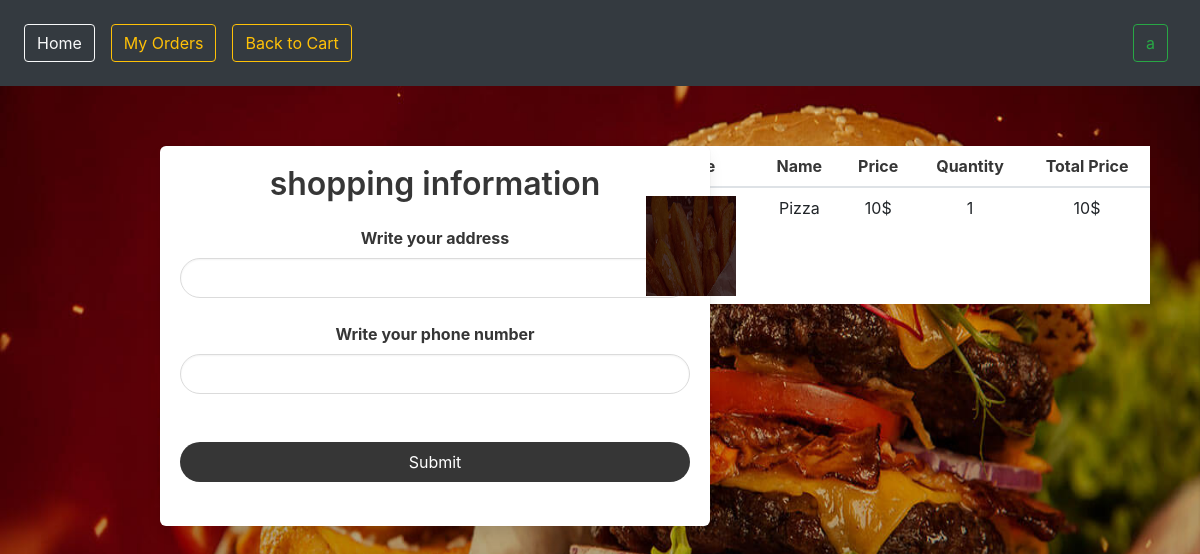
The app's page /cart/order (signed in) with its own data.
### food/models.py (models this page shows, shortened)
class CartItem(models.Model):
    customer = models.ForeignKey(User, on_delete=models.SET_NULL, null=True, blank=True)
    food = models.ForeignKey(Food, on_delete=models.CASCADE, null=True)
    quantity = models.IntegerField()
    def total_price(self):
        return self.food.price * self.quantity

class Food(models.Model):
    image=models.ImageField()
    name=models.CharField(max_length=200)
    description=models.TextField()
    price=models.IntegerField()
    category=models.ForeignKey(Category, default=None, on_delete=models.CASCADE, null=True)

### food/views.py (the view, shortened to what this page needs)
# urls.py: path('cart/order', order, name='order'),
def order(request):
    error = False
    cart_item = CartItem.objects.filter(customer = request.user)
    total_price = sum([item.total_price() for item in cart_item])
    total_quantity = sum([item.quantity for item in cart_item])
    error = False
    form = OrderForm(request.POST)
    form = OrderForm()
    return render(request, 'order_creation_page.html', {'cart_item':cart_item, 'total_price':total_price, 'total_quantity':total_quantity, 'form':form, 'error':error})

### food/forms.py
class OrderForm(forms.ModelForm):
    address=forms.CharField(widget=forms.TextInput(attrs={'class':'input', 'style':'border-radius:20px; background:none; border'}), label='Write your address')
    phone=forms.CharField(widget=forms.TextInput(attrs={'class':'input', 'style':'border-radius:20px;'}), label='Write your phone number')
    class Meta:
        model=Order
        fields=['address', 'phone']

### templates/order_creation_page.html (shortened to what this page needs)
{% load static %}
<!DOCTYPE html>
<html lang="en">
<head>
  <link rel="stylesheet" href="https://cdn.jsdelivr.net/npm/bulma@0.9.4/css/bulma.min.css" />
  <link rel="stylesheet" href="https://cdn.jsdelivr.net/npm/bootstrap@4.3.1/dist/css/bootstrap.min.css"
>
</head>
<body>
  <nav class="navbar navbar-expand-lg navbar-dark bg-dark py-3">
    <div class="collapse navbar-collapse" id="navbarColor01">
      {% if user.is_authenticated %}
      <ul class="navbar-nav mr-auto">
        <li class="nav-item active">
          <a class="nav-link" href="{% url 'food' %}">
            <button class="btn btn-outline-light my-2 my-sm-0" type="submit">Home</button>
          </a>
        </li>
        <li class="nav-item">
          <a class="nav-link" href="{% url 'orders' %}">
            <button class="btn btn-outline-warning my-2 my-sm-0" type="submit">My Orders</button>
          </a>
        </li>
        <li class="nav-item">
          <a class="nav-link" href="{% url 'cart' %}">
            <button class="btn btn-outline-warning my-2 my-sm-0" type="submit">Back to Cart</button>
          </a>
        </li>
      </ul>
      <a class="nav-link">
        <button class="btn btn-outline-success my-2 my-sm-0" type="submit">{{ user }}</button>
      </a>
      {% else %}
      <a class="nav-link" href="{% url 'sign_up' %}">
        <button class="btn btn-outline-danger my-2 my-sm-0" type="submit">Sign Up</button>
      </a>
      {% endif %}
    </div>
  </nav>
<div class="columns" style="position:relative; padding:50px; bottom:730px;">
    <div class="column">
      <div class="box has-text-centered" style="position: relative; width:550px; height:380px; left: 110px;">
        <p class="title is-3">shopping information</p>
        <form method="post">
          {% for field in form %}
          <label for="{{ field.id_for_label }}" class="label has-text-centered is-size-6">{{ field.label }}</label>
          {{ field }}
          <br><br>
          {% endfor %}
          <button type="submit" class="button is-dark is-fullwidth is-rounded my-4">Submit</button>
        </form>
      </div>
    </div>
    <div class="column">
      <div class="content has-text-centered">
        <table class="table">
          <thead>
            <tr>
              <th>Image</th>
              <th>Name</th>
              <th>Price</th>
              <th>Quantity</th>
              <th>Total Price</th>
            </tr>
          </thead>
          {% for item in cart_item %}
          <tbody>
            <tr>
              <td>
                <img src="{{ item.food.image.url }}" style="position: relative; width:90px; height:100px" />
              </td>
              <td>{{ item.food.name }}</td>
              <td>{{ item.food.price }}$</td>
              <td>{{ item.quantity }}</td>
              <td>{{ item.total_price }}$</td>
            </tr>
          </tbody>
          {% endfor %}
        </table>
      </div>
    </div>
  </div>
</body>
</html>

### records on screen
CartItem: food.image (picture), food.name "Pizza", food.price "10", quantity "1", total_price "10"

### other values on screen
{{ user }} "a"
{{ field.label }} "Write your address" "Write your phone number"
